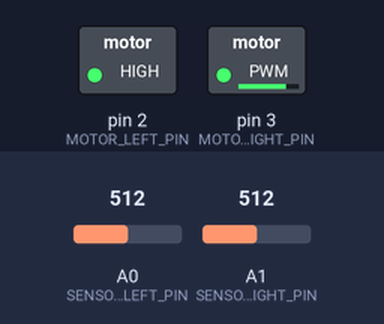
A sketch run on a simulated Arduino Uno, built with avr-gcc and run on an emulated ATmega328P. Shown: switched loads named in the sketch (green lamp = pin HIGH). The test bench sets the inputs (shaded band); at power-on: A0 (SENSOR_LEFT_PIN) = 512, A1 (SENSOR_RIGHT_PIN) = 512.

Above: at 1.2 s.
1.3 s: A0 (SENSOR_LEFT_PIN) set to 710
At 2.5 s:
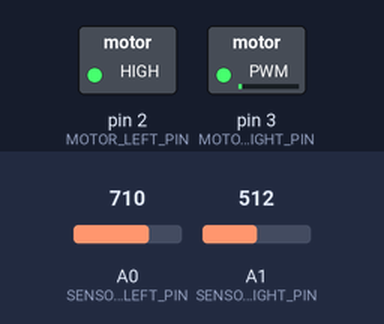
2.8 s: A1 (SENSOR_RIGHT_PIN) set to 306
At 3.8 s:
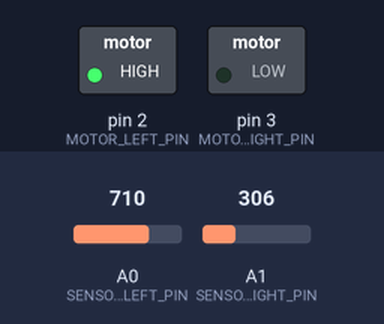
4.3 s: A0 (SENSOR_LEFT_PIN) set to 518
5.8 s: A0 (SENSOR_LEFT_PIN) set to 490
At 6.1 s:
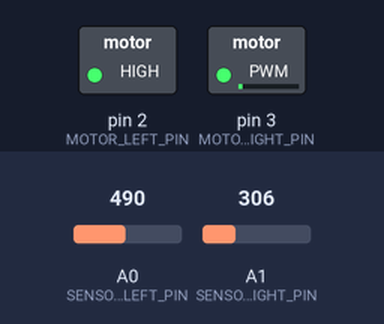
7.3 s: A1 (SENSOR_RIGHT_PIN) set to 710
At 8.4 s:
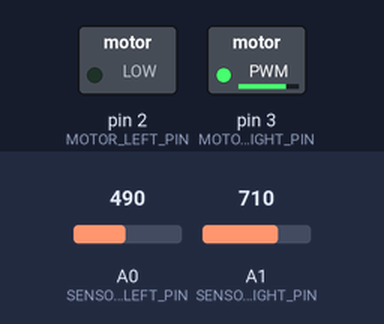
8.8 s: A1 (SENSOR_RIGHT_PIN) set to 575
10.3 s: A1 (SENSOR_RIGHT_PIN) set to 553
At 10.7 s:
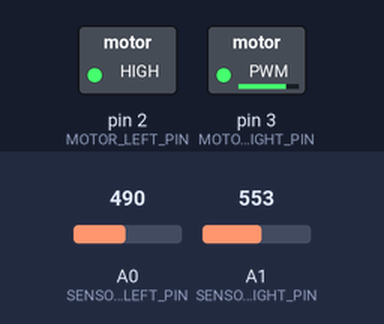
Timing chart, 0 to 12.8 s (numbered marks = the images above; inputs shaded):
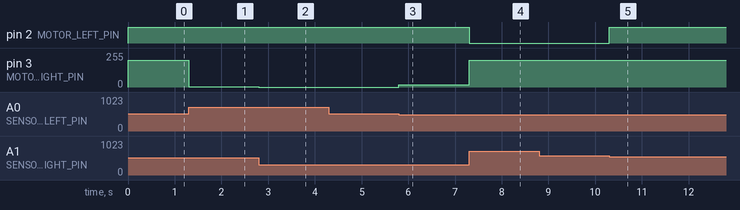

The sketch:

main.ino
```cpp
// Motor pin definitions
#define MOTOR_LEFT_PIN 2
#define MOTOR_RIGHT_PIN 3

// Sensor pin definitions
#define SENSOR_LEFT_PIN A0
#define SENSOR_RIGHT_PIN A1

// Sensor threshold
#define LINE_THRESHOLD 700 // Adjust as needed

// Motor speed
#define MOTOR_SPEED 200 // Adjust as needed

void setup() {
  // Set motor pins as output
  pinMode(MOTOR_LEFT_PIN, OUTPUT);
  pinMode(MOTOR_RIGHT_PIN, OUTPUT);

  // Set sensor pins as input
  pinMode(SENSOR_LEFT_PIN, INPUT);
  pinMode(SENSOR_RIGHT_PIN, INPUT);
}

void loop() {
  // Read sensor values
  int sensorLeft = analogRead(SENSOR_LEFT_PIN);
  int sensorRight = analogRead(SENSOR_RIGHT_PIN);

  // Calculate error
  int error = sensorLeft - sensorRight;

  // Adjust motor speeds based on error
  int leftSpeed, rightSpeed;
  if (error > 0) {
    // If sensorLeft detects more light (meaning it's away from the line), turn right
    leftSpeed = MOTOR_SPEED;
    rightSpeed = MOTOR_SPEED - abs(error);
  } else if (error < 0) {
    // If sensorRight detects more light (meaning it's away from the line), turn left
    leftSpeed = MOTOR_SPEED - abs(error);
    rightSpeed = MOTOR_SPEED;
  } else {
    // If both sensors detect similar light levels, move straight
    leftSpeed = MOTOR_SPEED;
    rightSpeed = MOTOR_SPEED;
  }

  // Apply motor speeds
  analogWrite(MOTOR_LEFT_PIN, constrain(leftSpeed, 0, 255));
  analogWrite(MOTOR_RIGHT_PIN, constrain(rightSpeed, 0, 255));
}
```

Measured:
- the behaviour switches between 563 and 562 on A1 (SENSOR_RIGHT_PIN) (found by bisection; images 4 and 5)
- after the input at 1.3 s, pin 3 (MOTOR_RIGHT_PIN): 200/255 → 2/255 at once
- after the input at 2.8 s, pin 3 (MOTOR_RIGHT_PIN): 2/255 → 0/255 at once
- after the input at 4.3 s, every drawn part: stays the same
- after the input at 5.8 s, pin 3 (MOTOR_RIGHT_PIN): 0/255 → 16/255 at once
- after the input at 7.3 s, pin 2 (MOTOR_LEFT_PIN): HIGH → LOW at once; pin 3 (MOTOR_RIGHT_PIN): 16/255 → 200/255 at once
- after the input at 8.8 s, every drawn part: stays the same
- after the input at 10.3 s, pin 2 (MOTOR_LEFT_PIN): LOW → HIGH at once
